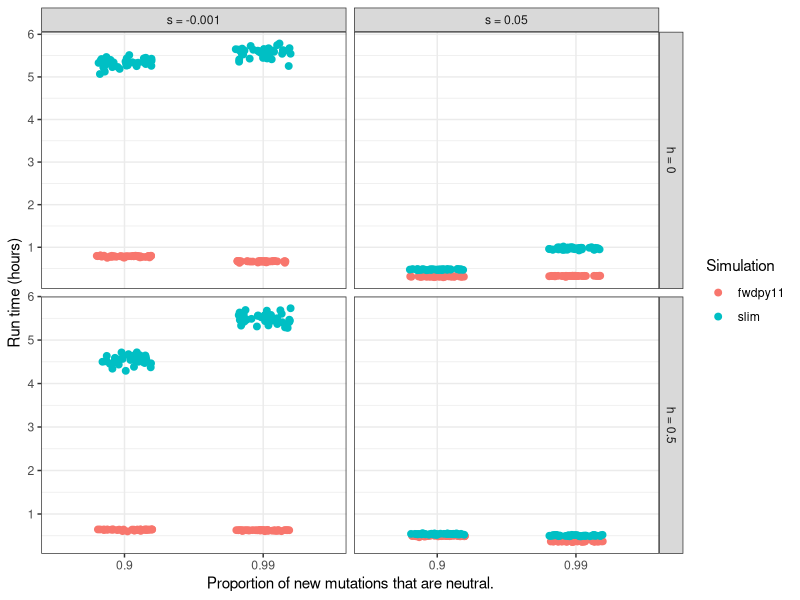

Reproduce this figure in R.
library(ggplot2)
library(viridis)
x = read.table("data.txt",header=T)

plot_labeller <- function(variable,value){
  if (variable=='s') {
      return(paste("s = ",value,sep=""))
  } else {
      return(paste("h = ",value,sep=""))
  } 
}
p = ggplot(x,aes(x=factor(pneut),times)) +  #+ geom_boxplot(aes(color=sim,position="dodge")) + 
    facet_grid(h~s,scales="free_y",labeller=plot_labeller) + 
    geom_point(position = position_jitter(width = 0.2),aes(color=Simulation),size=2) + 
    xlab("Proportion of new mutations that are neutral.") + ylab("Run time (hours)") +
    scale_fill_viridis(discrete=TRUE) + theme_bw()

ggsave("test.png",p)
